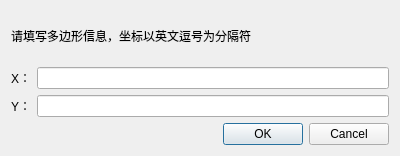
<?xml version="1.0" encoding="UTF-8"?>
<ui version="4.0">
 <class>Dialog</class>
 <widget class="QDialog" name="Dialog">
  <property name="geometry">
   <rect>
    <x>0</x>
    <y>0</y>
    <width>400</width>
    <height>156</height>
   </rect>
  </property>
  <property name="windowTitle">
   <string>Polygon</string>
  </property>
  <layout class="QVBoxLayout" name="verticalLayout">
   <item>
    <widget class="QLabel" name="label">
     <property name="text">
      <string>请填写多边形信息，坐标以英文逗号为分隔符</string>
     </property>
    </widget>
   </item>
   <item>
    <layout class="QHBoxLayout" name="horizontalLayout">
     <item>
      <widget class="QLabel" name="label_2">
       <property name="text">
        <string>X：</string>
       </property>
      </widget>
     </item>
     <item>
      <widget class="QLineEdit" name="lineEdit"/>
     </item>
    </layout>
   </item>
   <item>
    <layout class="QHBoxLayout" name="horizontalLayout_2">
     <item>
      <widget class="QLabel" name="label_3">
       <property name="text">
        <string>Y：</string>
       </property>
      </widget>
     </item>
     <item>
      <widget class="QLineEdit" name="lineEdit_2"/>
     </item>
    </layout>
   </item>
   <item>
    <widget class="QDialogButtonBox" name="buttonBox">
     <property name="orientation">
      <enum>Qt::Horizontal</enum>
     </property>
     <property name="standardButtons">
      <set>QDialogButtonBox::Cancel|QDialogButtonBox::Ok</set>
     </property>
    </widget>
   </item>
  </layout>
 </widget>
 <resources/>
 <connections>
  <connection>
   <sender>buttonBox</sender>
   <signal>accepted()</signal>
   <receiver>Dialog</receiver>
   <slot>accept()</slot>
   <hints>
    <hint type="sourcelabel">
     <x>248</x>
     <y>254</y>
    </hint>
    <hint type="destinationlabel">
     <x>157</x>
     <y>274</y>
    </hint>
   </hints>
  </connection>
  <connection>
   <sender>buttonBox</sender>
   <signal>rejected()</signal>
   <receiver>Dialog</receiver>
   <slot>reject()</slot>
   <hints>
    <hint type="sourcelabel">
     <x>316</x>
     <y>260</y>
    </hint>
    <hint type="destinationlabel">
     <x>286</x>
     <y>274</y>
    </hint>
   </hints>
  </connection>
 </connections>
</ui>
